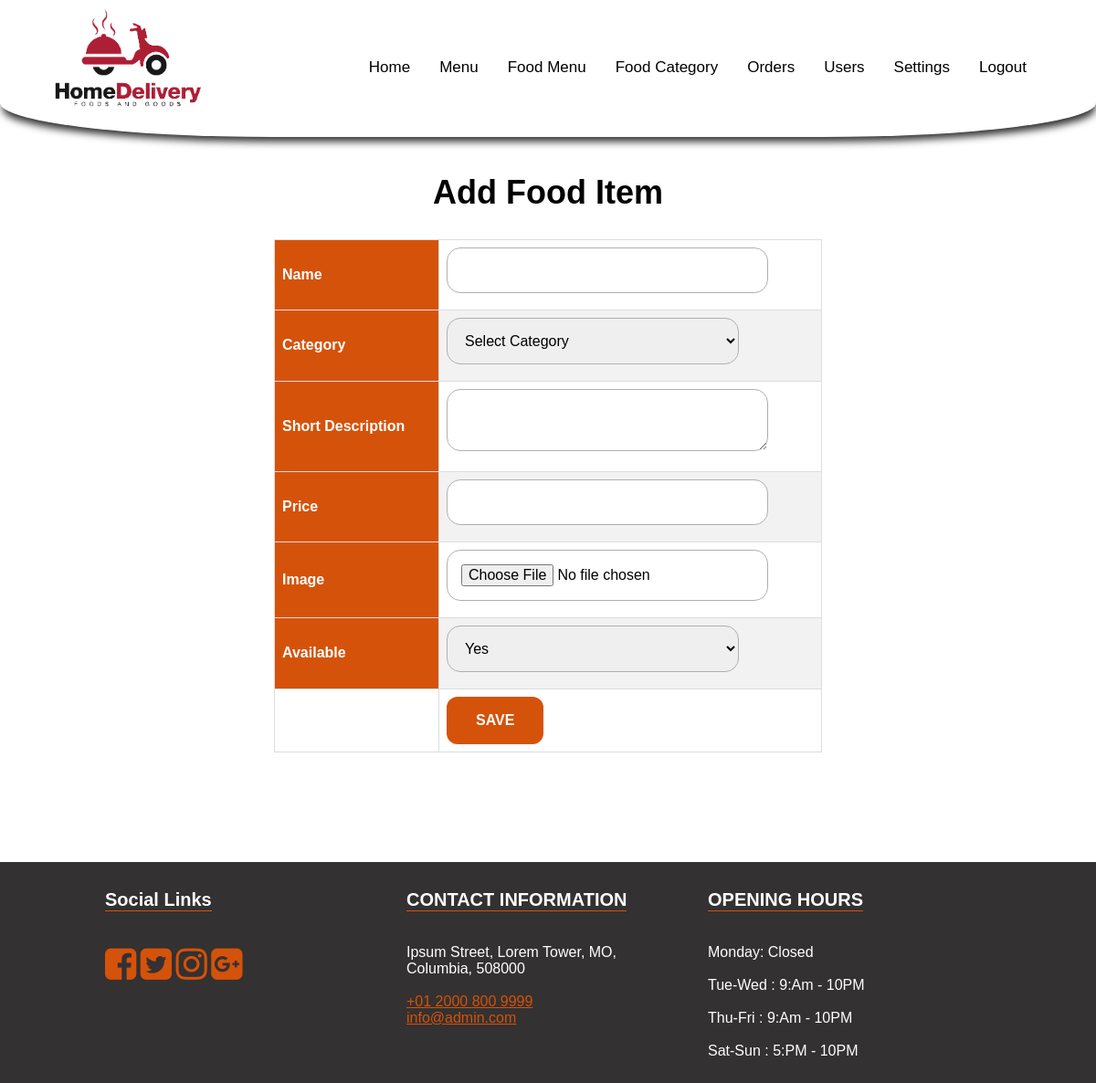
Page /add-food.php (signed in) on the committed database.
### tables this page shows
CREATE TABLE `settings` (
  `id` int(11) NOT NULL,
  `about_title` text NOT NULL,
  `about_detail` text NOT NULL,
  `about_img` varchar(255) NOT NULL,
  `fb_link` varchar(255) NOT NULL,
  `tw_link` varchar(255) NOT NULL,
  `ins_link` varchar(255) NOT NULL,
  `gplus_link` varchar(255) NOT NULL,
  `contact_info` text NOT NULL,
  `opening_hours` text NOT NULL,
  `currency` enum('GBP','USD','EURO') NOT NULL DEFAULT 'GBP'
);

### add-food.php (the view, shortened to what this page needs)
<?php
include 'includes/header.php';
?>
	<section class="inner-page-sec">
		<div class="container">
			<h1>Add Food Item</h1>
			<div style="overflow-x:auto;">
				<form class="category-form" action="functions/food-add-fun.php" method="post" enctype="multipart/form-data">
					<table class="custom-tbl">
						<tr>
							<th>
								<label>Name</label>
							</th>
							<td>
								<input type="text" name="name" class="input-text" required>
							</td>
						</tr>
						<tr>
							<th>
								<label>Category</label>
							</th>
							<td>
								<select name="category_id" class="input-text" required>
									<option value="">Select Category</option>
								</select>
							</td>
						</tr>
						<tr>
							<th>
								<label>Short Description</label>
							</th>
							<td>
								<textarea name="short_desc" class="input-text" required></textarea>
							</td>
						</tr>
						<tr>
							<th>
								<label>Price</label>
							</th>
							<td>
								<input type="text" name="price" class="input-text" required>
							</td>
						</tr>
						<tr>
							<th>
								<label>Image</label>
							</th>
							<td>
								<input type="file" name="image" class="input-text" required>
							</td>
						</tr>
						<tr>
							<th>
								<label>Available</label>
							</th>
							<td>
								<select name="available" class="input-text" required>
									<option value="yes">Yes</option>
								</select>
							</td>
						</tr>
						<tr>
							<td></td>
							<td colspan="2">
								<input type="submit" name="save" class="btn login-btn" value="Save">
							</td>
						</tr>
					</table>
				</form>
			</div>
		</div>
	</section>
<?php include 'includes/footer.php';?>

### includes/footer.php (shortened to what this page needs)
<footer>
	<div class="container">
		<div class="col-1">
			<h3>Social Links</h3>
			<ul>
				<li><a href="<?php echo $rowS['fb_link'];?>"><i class="fa fa-facebook-square" aria-hidden="true"></i></a></li>
				<li><a href="<?php echo $rowS['tw_link'];?>"><i class="fa fa-twitter-square" aria-hidden="true"></i></a></li>
				<li><a href="<?php echo $rowS['ins_link'];?>"><i class="fa fa-instagram" aria-hidden="true"></i></a></li>
				<li><a href="<?php echo $rowS['gplus_link'];?>"><i class="fa fa-google-plus-square" aria-hidden="true"></i></a></li>
			</ul>
		</div>
		<div class="col-1">
			<h3>CONTACT INFORMATION</h3>
			<p>
				<?php echo $rowS['contact_info'];?>
			</p>
		</div>
		<div class="col-1">
			<h3>OPENING HOURS</h3>
			<p>
				<?php echo $rowS['opening_hours'];?>
			</p>
		</div>
	</div>
</footer>
</div>
</body>
</html>

### css/main.css (style rules this page uses)
body { margin: 0; font-family: Arial, Helvetica, sans-serif; }
.btn { text-transform: uppercase; padding: 19px 36px; }
.btn { display: inline-block; font-weight: 600; text-align: center; white-space: nowrap; vertical-align: middle; -webkit-user-select: none; -moz-user-select: none; -ms-user-select: none; user-select: none; border: 2px solid transparent; padding: 12px 30px; font-size: 16px; line-height: 1.5; border-radius: .1875rem; transition: color .15s ease-in-out, background-color .15s ease-in-out, border-color .15s ease-in-out, box-shadow .15s ease-in-out; }
footer { background-color: #333131; color: #fff; }
footer .container { max-width: 1000px; width: 100%; margin: 0px auto; }
footer .container .col-1 { float: left; width: 30%; padding: 10px 15px; }
footer .container .col-1 a { color: #d5520a; }
footer .container .col-1 h3 { text-align: left; font-size: 20px; border-bottom: 1px solid #d5530c; display: inline-block; }
footer .container .col-1 ul { padding: 0px; list-style: none; }
footer .container .col-1 ul li { display: inline-block; }
footer .container .col-1 ul li a { font-size: 40px; color: #d5520a; }
.inner-page-sec { padding-top: 150px; padding-bottom: 80px; }
.inner-page-sec .container { max-width: 1000px; width: 100%; margin: 40px auto; }
.inner-page-sec .container h1 { text-align: center; font-size: 36px; }
.input-text { max-width: 320px; width: 100%; padding: 15px 15px; font-size: 16px; margin-bottom: 10px; border-radius: 15px; border: 1px solid #b3aeae; }
.login-btn { background-color: #d5520a; color: #fff; border-radius: 12px; }
.custom-tbl { font-family: Arial, Helvetica, sans-serif; border-collapse: collapse; width: 100%; }
.custom-tbl td, .custom-tbl th { border: 1px solid #ddd; padding: 8px; }
.custom-tbl tr:nth-child(even) { background-color: #f2f2f2; }
.custom-tbl th { padding-top: 12px; padding-bottom: 12px; text-align: left; background-color: #d5520a; color: white; }
.category-form { max-width: 600px; margin: 0px auto; }

### rows in the picture
settings: contact_info "Ipsum Street, Lorem Tower, MO, Columbia, 508000 +01 2000 800 9999 info@admin.com", opening_hours "Monday: Closed Tue-Wed : 9:Am - 10PM Thu-Fri : 9:Am - 10PM Sat-Sun : 5:PM - 10PM"

### other values in the picture
$link['text'] "Food Menu"
$link['text'] "Food Category"
$link['text'] "Orders"
$link['text'] "Users"
$link['text'] "Settings"
$link['text'] "Logout"
